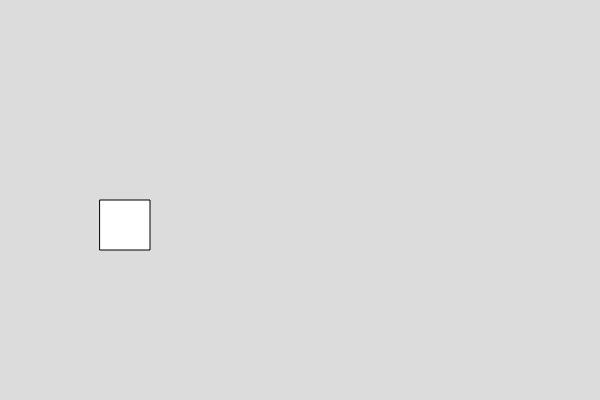
Frame 1 (no input)
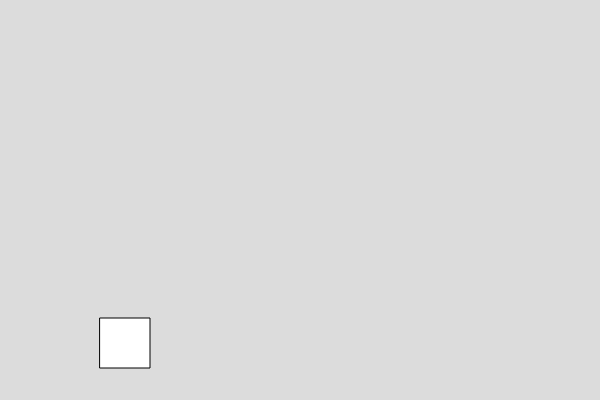
Frame 60 (no input)
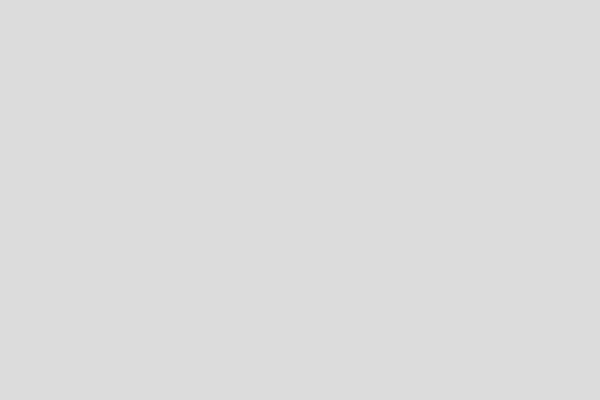
Frame 120 (the mouse pressed at the canvas centre since frame 60)

The p5.js sketch that drew these frames (run headless with seeded random() and noise() and a simulated clock; from frame 60 on, the mouse is pressed at the canvas centre):

// p5.js sketch
// ── sketch.js

var box1,box2;

function setup() {
  createCanvas(600, 400);
  box1 = new Box ();
  box2 = new Box ();
}

function draw() {
  background(220);
 box1.show();
 box1.with(50);
 box1.speed(2)
}


// ── box.js
class Box
  {
    constructor()
    {
      this.x =100;
      this.y = 200
      this.w = 50;
      this.h = 50;
    }
    
    show()
    {
      rect(this.x,this.y,this.w,this.h)
    }
    
    //escribir la función para establecer ancho de box (caja)
   with(l){
     this.w = l
     
   }
   speed(s){
     this.y = this.y + s;

   }
   
  }

  
